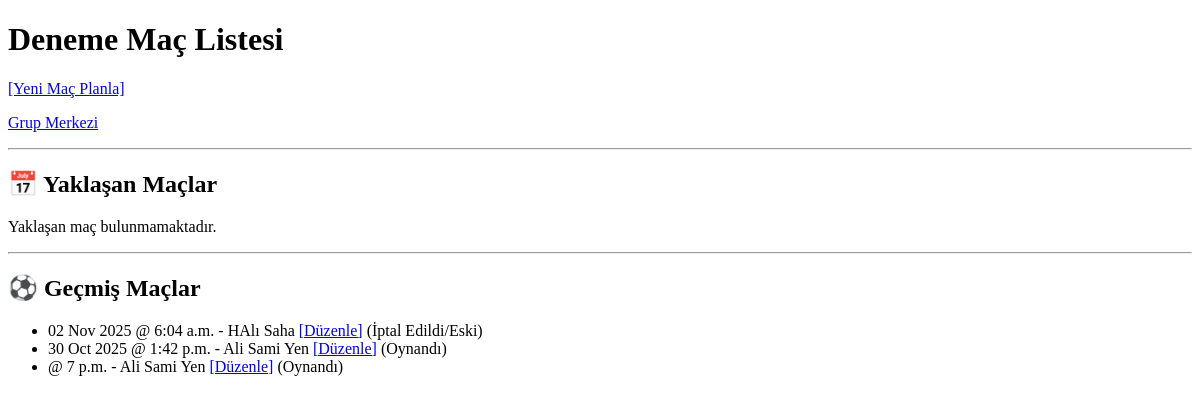
Page /grup/1/maclar/ (signed in) on the earlier database version.
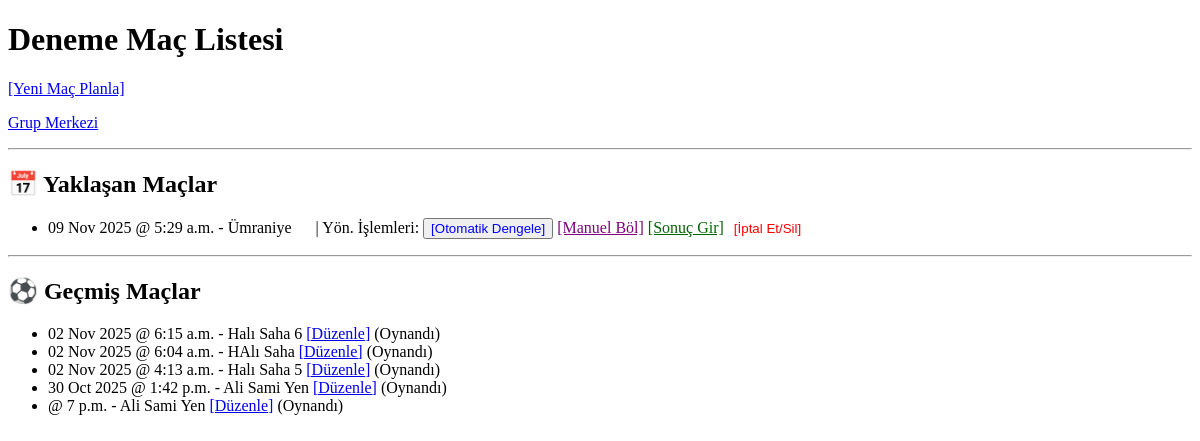
Same page on the later database version.
### grup_yonetimi/models.py (models this page shows, shortened)
class Grup(models.Model):
    grup_adi = models.CharField(max_length=100)
    grup_resmi = models.ImageField(upload_to='grup_resimleri/', null=True, blank=True)
    yonetici = models.ForeignKey(User, on_delete=models.CASCADE, related_name='yönettigi_gruplar')
    herkese_gorunur = models.BooleanField(default=True, verbose_name="Herkese Açık (Listelensin mi?)")

class Mac(models.Model):
    grup = models.ForeignKey(Grup, on_delete=models.CASCADE)
    tarih = models.DateField(verbose_name="Maç Tarihi")
    saat = models.TimeField(verbose_name="Maç Saati")
    yer = models.CharField(max_length=255, verbose_name="Maç Yeri")
    takim_a_skor = models.IntegerField(default=0)
    takim_b_skor = models.IntegerField(default=0)
    oynandi_mi = models.BooleanField(default=False, verbose_name="Oynandı mı?")
    takim_a_denge_puani = models.IntegerField(default=0, help_text="Takım A'nın dengeleme için kullanılan toplam puanı.")
    takim_b_denge_puani = models.IntegerField(default=0, help_text="Takım B'nin dengeleme için kullanılan toplam puanı.")
    denge_farki = models.IntegerField(default=0, help_text="İki takım arasındaki puan farkı.")

### grup_yonetimi/views.py (the view)
# urls.py: path('<int:grup_id>/maclar/', views.mac_listesi, name='mac_listesi'),
@login_required
def mac_listesi(request, grup_id):
    grup = get_object_or_404(Grup, pk=grup_id)
    bugun = timezone.localdate()
    gelecek_maclar = Mac.objects.filter(
        grup=grup,
        oynandi_mi=False,
        tarih__gte=bugun # Bugünkü veya sonraki maçlar
    ).order_by('tarih', 'saat')
    gecmis_maclar = Mac.objects.filter(
        grup=grup
    ).filter(
        Q(oynandi_mi=True) | Q(tarih__lt=bugun) # Oynandıysa VEYA tarihi eskiyse
    ).order_by('-tarih', '-saat') # tersten sırala
    katildigim_mac_ids = MacKatilim.objects.filter(
        mac__in=gelecek_maclar,
        oyuncu=request.user
    ).values_list('mac_id', flat=True)
    katilim_sayilari = {}
    for mac in gelecek_maclar:
        katilim_sayilari[mac.id] = mac.katilimlar.count()
    context = {
        'grup': grup,
        'gelecek_maclar': gelecek_maclar,
        'gecmis_maclar': gecmis_maclar,
        'katildigim_mac_ids': katildigim_mac_ids,
        'katilim_sayilari': katilim_sayilari,
        'is_yonetici': grup.yonetici == request.user,
    }
    return render(request, 'grup_yonetimi/mac_listesi.html', context)

### grup_yonetimi/templates/grup_yonetimi/mac_listesi.html (shortened to what this page needs)
<!DOCTYPE html>
<html lang="tr">
<head>
</head>
<body>
    {% load custom_filters %}
   <h1>{{ grup.grup_adi }} Maç Listesi</h1>
{% if is_yonetici %}
    <p>
        <a href="{% url 'mac_olustur' grup.id %}">[Yeni Maç Planla]</a>
    </p>
{% endif %}
<p><a href="{% url 'ana_sayfa' %}">Grup Merkezi</a></p>
<hr>
<h2>📅 Yaklaşan Maçlar</h2>
{% if gelecek_maclar %}
    <ul>
        {% for mac in gelecek_maclar %}
            <li>
                {{ mac.tarih|date:"d M Y" }} @ {{ mac.saat }} - {{ mac.yer }}
                {% if is_yonetici %}
                    <span style="margin-left: 20px;">| Yön. İşlemleri:</span>
                    <form method="post" action="{% url 'mac_dengele_otomatik' mac.id %}" style="display:inline;" onsubmit="return confirm('Optimal dengeleme yapılsın mı?');">
                        <button type="submit" style="color: blue;">[Otomatik Dengele]</button>
                    </form>
                    <a href="{% url 'mac_dengele_manuel' mac.id %}" style="color: purple;">[Manuel Böl]</a>
                    {% if not mac.oynandi_mi %}
                        <a href="{% url 'mac_sonucu_gir' mac.id %}" style="color: darkgreen;">[Sonuç Gir]</a>
                    {% endif %}
                    <form action="{% url 'mac_sil' mac.id %}" method="post" style="display:inline;" onsubmit="return confirm('Bu maçı silmek istediğinizden emin misiniz?');">
                        <button type="submit" style="color: red; border: none; background: none; cursor: pointer;">[İptal Et/Sil]</button>
                    </form>
                {% endif %}
            </li>
        {% endfor %}
    </ul>
{% else %}
    <p>Yaklaşan maç bulunmamaktadır.</p>
{% endif %}
<hr>
<h2>⚽ Geçmiş Maçlar</h2>
{% if gecmis_maclar %}
    <ul>
        {% for mac in gecmis_maclar %}
            <li>
                {{ mac.tarih|date:"d M Y" }} @ {{ mac.saat }} - {{ mac.yer }}
                    {% if is_yonetici %}
                        <a href="{% url 'mac_sonucu_gir' mac.id %}">[Düzenle]</a>
                    {% endif %}
                {% if mac.oynandi_mi %} (Oynandı) {% else %} (İptal Edildi/Eski) {% endif %}
            </li>
        {% endfor %}
    </ul>
{% else %}
    <p>Henüz oynanmış maç bulunmamaktadır.</p>
{% endif %}
</body>
</html>

Differences in the rows shown:
added Mac: tarih "09 Nov 2025", saat "5:29 a.m.", yer "Ümraniye", oynandi_mi "[Sonuç Gir]", shown under "📅 Yaklaşan Maçlar"
added Mac: tarih "02 Nov 2025", saat "6:15 a.m.", yer "Halı Saha 6", oynandi_mi "(Oynandı)", shown under "⚽ Geçmiş Maçlar"
changed Mac "HAlı Saha": oynandi_mi "(İptal Edildi/Eski)" → "(Oynandı)"
added Mac: tarih "02 Nov 2025", saat "4:13 a.m.", yer "Halı Saha 5", oynandi_mi "(Oynandı)", shown under "⚽ Geçmiş Maçlar"
Other differences:
text no longer shown: "Yaklaşan maç bulunmamaktadır."
